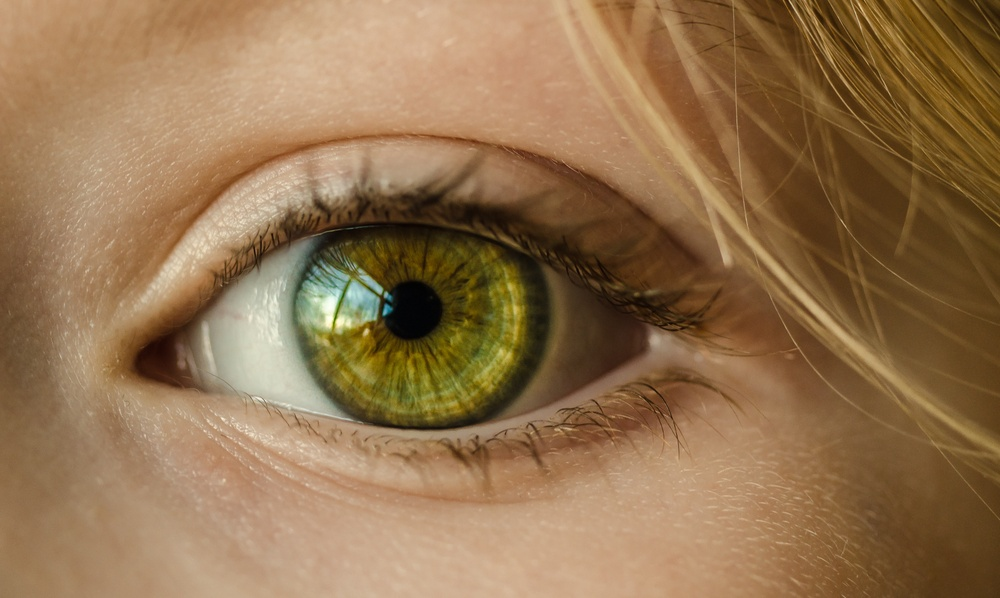
#> input picture ParthKalkar_DSP_1/image.jpg, 1000 x 598 px, shrunk from 4144 x 2480 before the run
$ jupyter execute ParthKalkar_DSP_1.ipynb
#> lines starting #> are read from the running program, lines starting #| are printed output that depends on the picture; long printed decimals are rounded
# Digital Signal Processing
## Homework Assignment №1
---
## Parth Shrikant Kalkar BS19-DS-01
#### p.kalkar@innopolis.university
#### 10 April 2022

## Task 1

[cell 1]
import numpy as npy
import random as ra
from matplotlib import pyplot as plt

count = 500
y_clean = []
y_noise = []
S = npy.linspace(0, 1, count)

cleanSignal = "Clean Signal"
noisySignal = "Noisy Signal"

# y(t) = sin(2π50t) + sin(2π120t) and yϵ(t) = y(t) + ϵ
for s in S:
    x1 = 2*npy.pi*120*s
    x2 = 2*npy.pi*50*s
    y_clean.append(npy.sin(x1) + npy.sin(x2))
    _random = ra.randint(-5,5)
    y_noise.append(y_clean[-1] + _random)

[cell 2]
graph, X = plt.subplots(1, 1, figsize=(12, 7))
X.plot(S, y_clean, '--', color='black', label=cleanSignal)
X.plot(S, y_noise, color='orange',  label=noisySignal)
ylable = "y(t)"
X.set_ylabel(ylable)
xlable = "t"
X.set_xlabel(xlable)
X.legend()
X.set_ylim((-10,10))
X.grid()
plt.show()
#> figure, not shown here; curve peaks at x = 0.685, y = 1.99; curve peaks at x = 0.485, y = 6.94

[cell 3]
z = npy.fft.fft(y_noise) # Fast Fourier Transform (FFT)
z_conjugate = npy.conjugate(z) # conjugate of z
size = len(z)
PDS = z * z_conjugate / size
graph, X = plt.subplots(1, 1, figsize=(15, 7.5))
realPart = PDS.real
X.plot(realPart, color='black',  label="PSD") # real part
ylable = "PSD"
X.set_ylabel(ylable) # setting y lable
frq = "frequency"
X.set_xlabel(frq) # setting x lable
X.grid()
X.set_ylim((0,170))
X.legend()
plt.show()
#> figure, not shown here; curve peaks at x = 380, y = 67.65

[cell 4]
indeces = []
sizePDS = len(PDS)

PDS_Copy = PDS.copy()
PDS_threshold = PDS.copy()
PDS_not = PDS.copy()

for i in range(sizePDS):
    if PDS[i] < 100:
      PDS_not[i] = 0
      indeces.append(i)
    else:
      PDS_threshold[i] = 0

graph, X = plt.subplots(1, 1, figsize=(12, 7))
realPart_th = PDS_threshold.real
X.plot(realPart_th, color='orange',  label=noisySignal)
realPart_not = PDS_not.real
X.plot(realPart_not, color='blue',  label=cleanSignal)
xlable = "frequency"
X.set_xlabel(xlable)
ylable = "PSD"
X.set_ylabel(ylable)
X.grid()
X.legend()
plt.show()
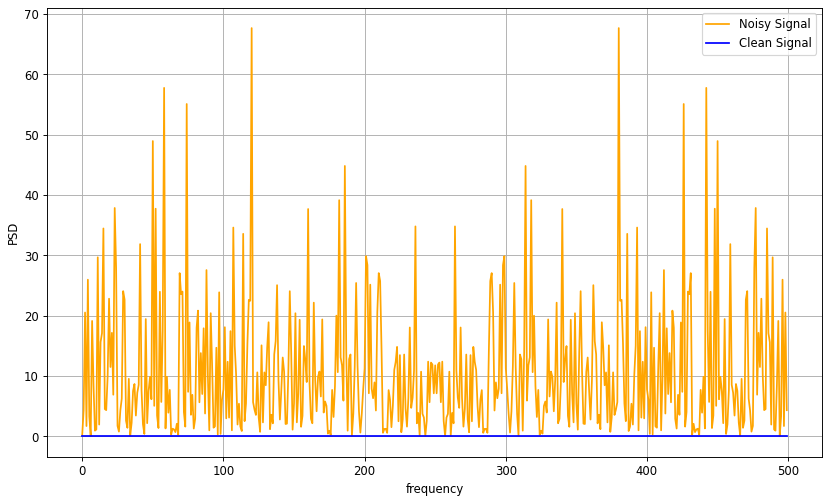
#> figure drawn by matplotlib, 1 panel; curve peaks at x = 380, y = 67.65

[cell 5]
z_ind = z.copy()
zero = 0
for ind in indeces:
    z_ind[ind] = zero

z_inv = npy.fft.ifft(z_ind) # ifft is The inverse of fft.
x_axis = 12
y_axis = 7
graph, X = plt.subplots(1, 1, figsize=(x_axis, y_axis))
filterSingnal = "filtered signal"
realPart = z_inv.real
X.plot(S, realPart, color='orange',  label=filterSingnal)
X.plot(S, y_clean, '--', color='black',  label=cleanSignal)
xlable = "y(t)"
X.set_xlabel(xlable)
ylable = "t"
X.set_ylabel(ylable)
X.grid()
X.set_ylim((-5,5))
X.legend()
plt.show()
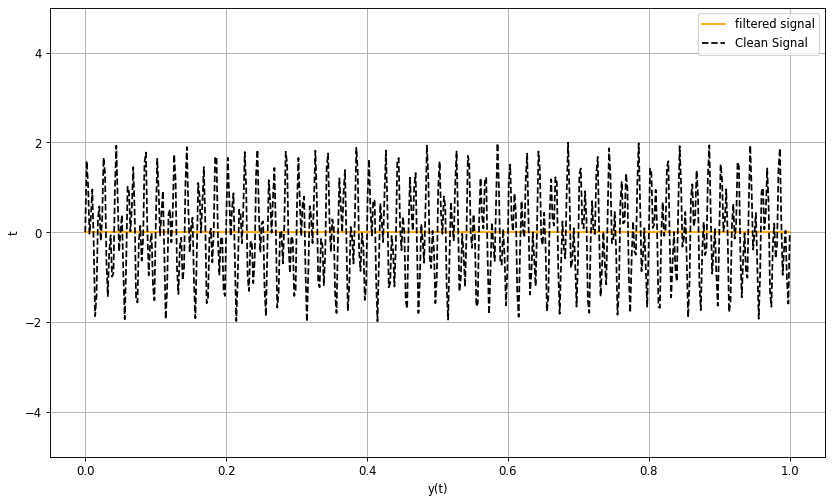
#> figure drawn by matplotlib, 1 panel; curve peaks at x = 0.685, y = 1.99

## Task 2

[cell 6]
import numpy as np
import matplotlib.image as mpimg
import matplotlib.pyplot as plt

img = mpimg.imread('image.jpg')
#> img is the input picture: shape (598, 1000, 3); mean R, G, B 146.7, 114.8, 78.7
plt.imshow(img)

[cell 7]
_R = img[:,:,0]
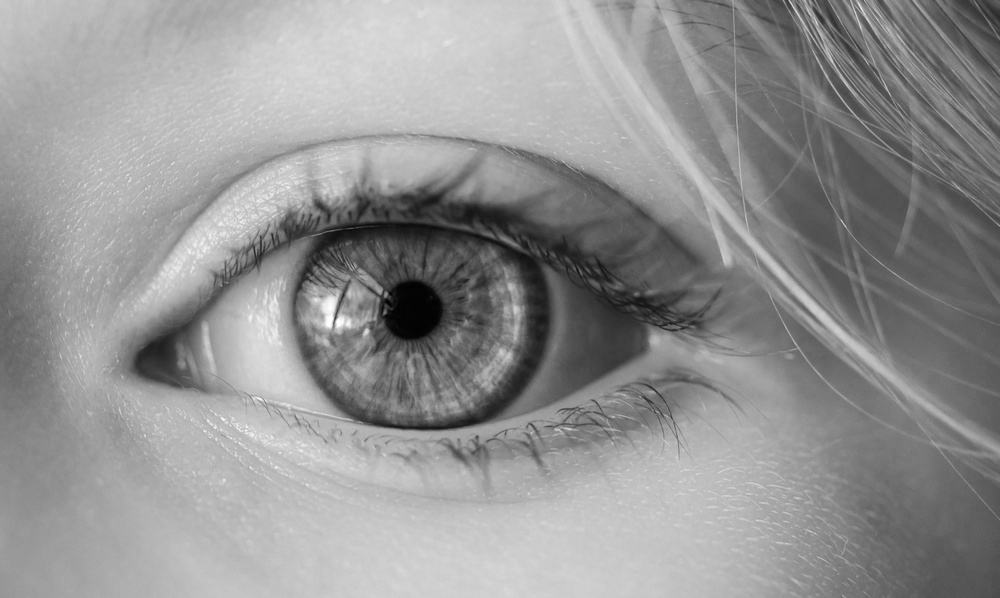
#> _R: shape (598, 1000); min 0, max 255, mean 146.7
_G = img[:,:,1]
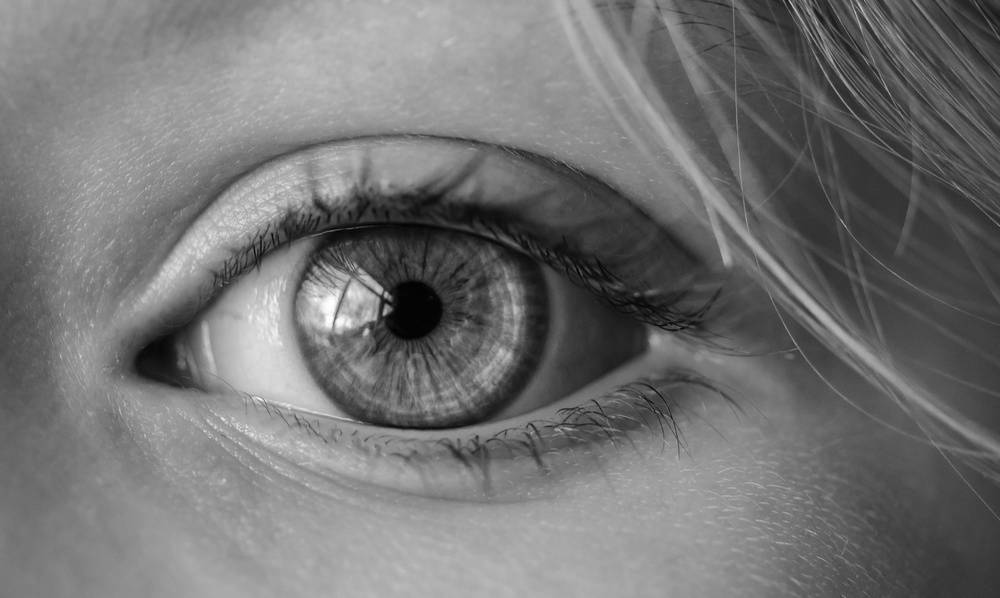
#> _G: shape (598, 1000); min 1, max 255, mean 114.8
_B = img[:,:,2]
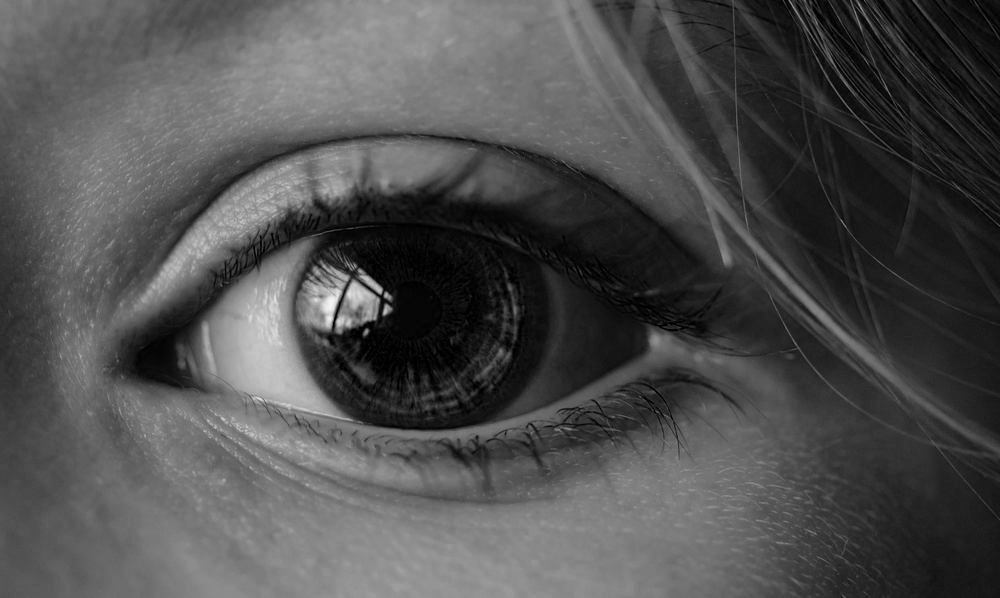
#> _B: shape (598, 1000); min 0, max 244, mean 78.7

R, G, B = _R, _G, _B

w = 0.2989 * R
h = 0.5870 * G
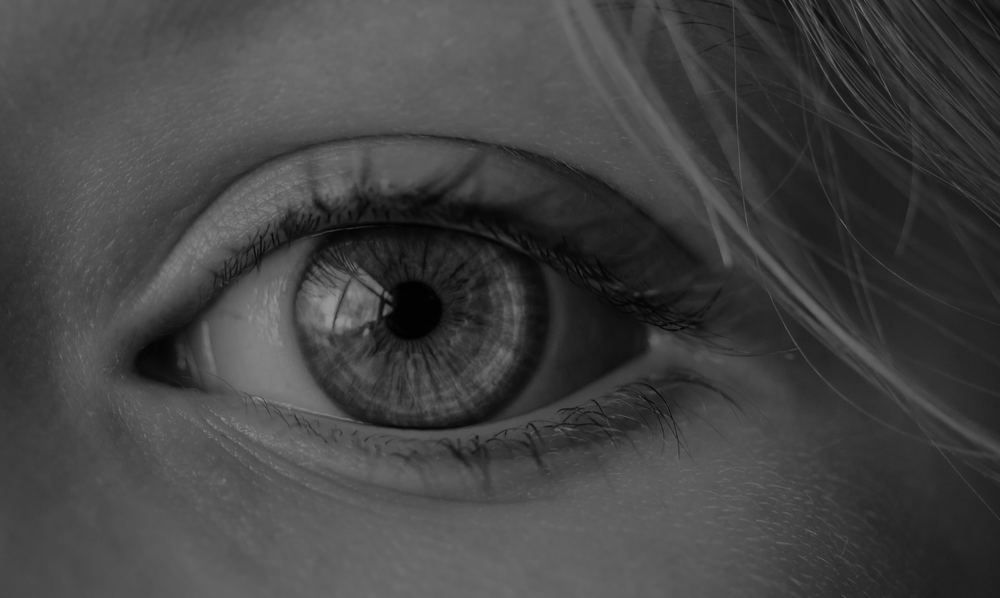
#> h: shape (598, 1000) float64; min 0.587, max 149.7, mean 67.4
c = 0.1140 * B

A = w + h + c
plt.imshow(A, cmap='gray')
one = 1

[cell 8]
F2 = np.fft.fft2(A)
s = F2
F2_sh = np.fft.fftshift(s)
F2_abs = np.abs(F2_sh)
l = F2_abs + 1
F2_log = np.log(l)
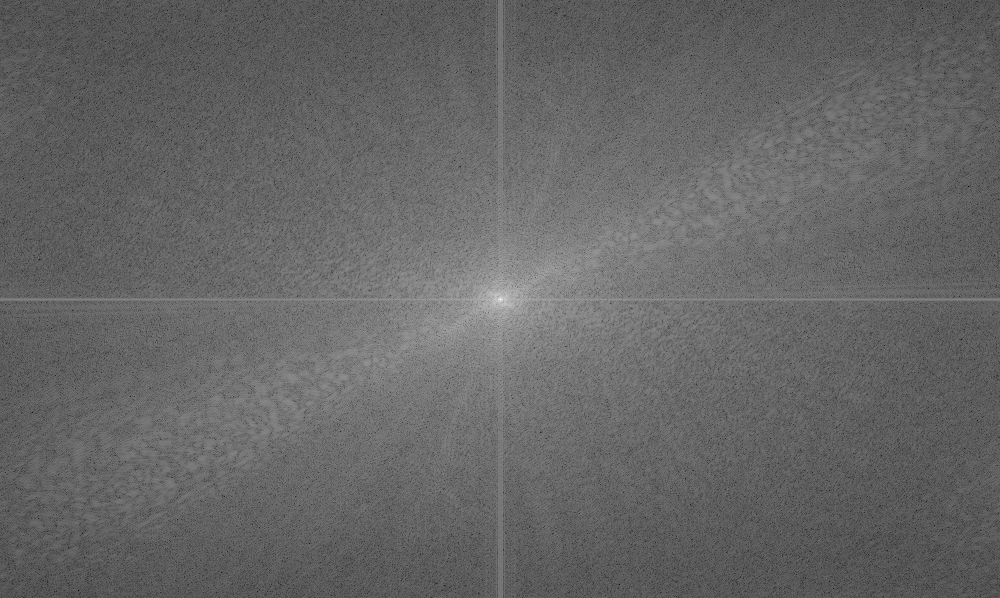
#> F2_log: shape (598, 1000) float64; min 0.599, max 18.09, mean 7.61; drawn with min black and max white
plt.imshow(F2_log, cmap='gray')

[cell 9]
w, h = F2_sh.shape
#> w = 598; h = 1000
wh = w*h
#> wh = 598000
F2_resh = np.reshape(F2_sh, (wh, 1))
print(F2_resh)
#> (printed output is left out)

[cell 10]
Af = np.abs(F2_resh)
print(Af)
#> (printed output is left out)

[cell 11]
x = 0
a = np.sort(Af, axis=x)
print(a)
#> (printed output is left out)

[cell 12]
wh = w* h
b = int(np.floor((1 - 0.01) * (wh)))
#> b = 592020
print(b)
#| 592020

[cell 13]
c = a[b][0]
#> c = 38658
print(c)
#| 38658.001

[cell 14]
indeces = []
F2_upd = Af.copy()
wh = w*h
for i in range(wh):
    if F2_upd[i][0] <= c:
        F2_upd[i][0] = 0
    else:
        indeces.append(i)
#> after the loop, indeces = 5979 values from 233618 to 365382

len(indeces)
#> Out = 5979

[cell 15]
r = np.array(np.reshape(F2_upd, (w,h)), dtype='uint8')
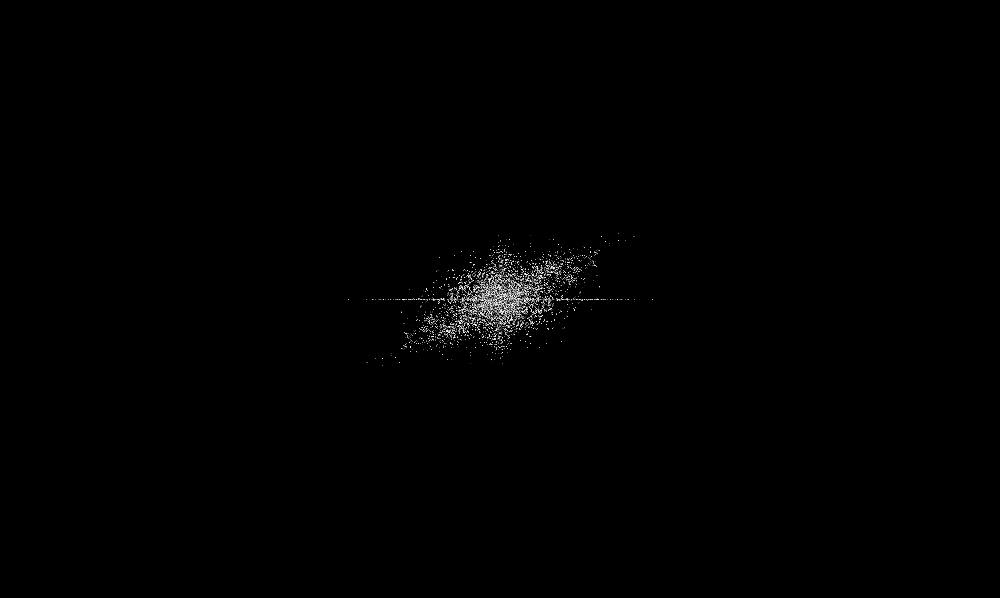
#> r: shape (598, 1000); min 0, max 255, mean 1.3
plt.imshow(r, cmap='gray')

[cell 16]
wh = w*h
F2_final = np.reshape(F2, (wh, 1))
for i in indeces:
  s = np.abs(F2_final[i]) + 1
  F2_final[i] = np.log(s)
#> this loop made 5979 passes
#> (i, s) on passes 1 to 3: (233618, [1753.3]), (235498, [1359.7]), (235530, [1178.8])

F2_final = np.reshape(F2_final, (w, h))
a = np.fft.ifft2(F2_final)
F2_final_inv = np.array(a, dtype='uint8')
plt.imshow(F2_final_inv, cmap='gray')
